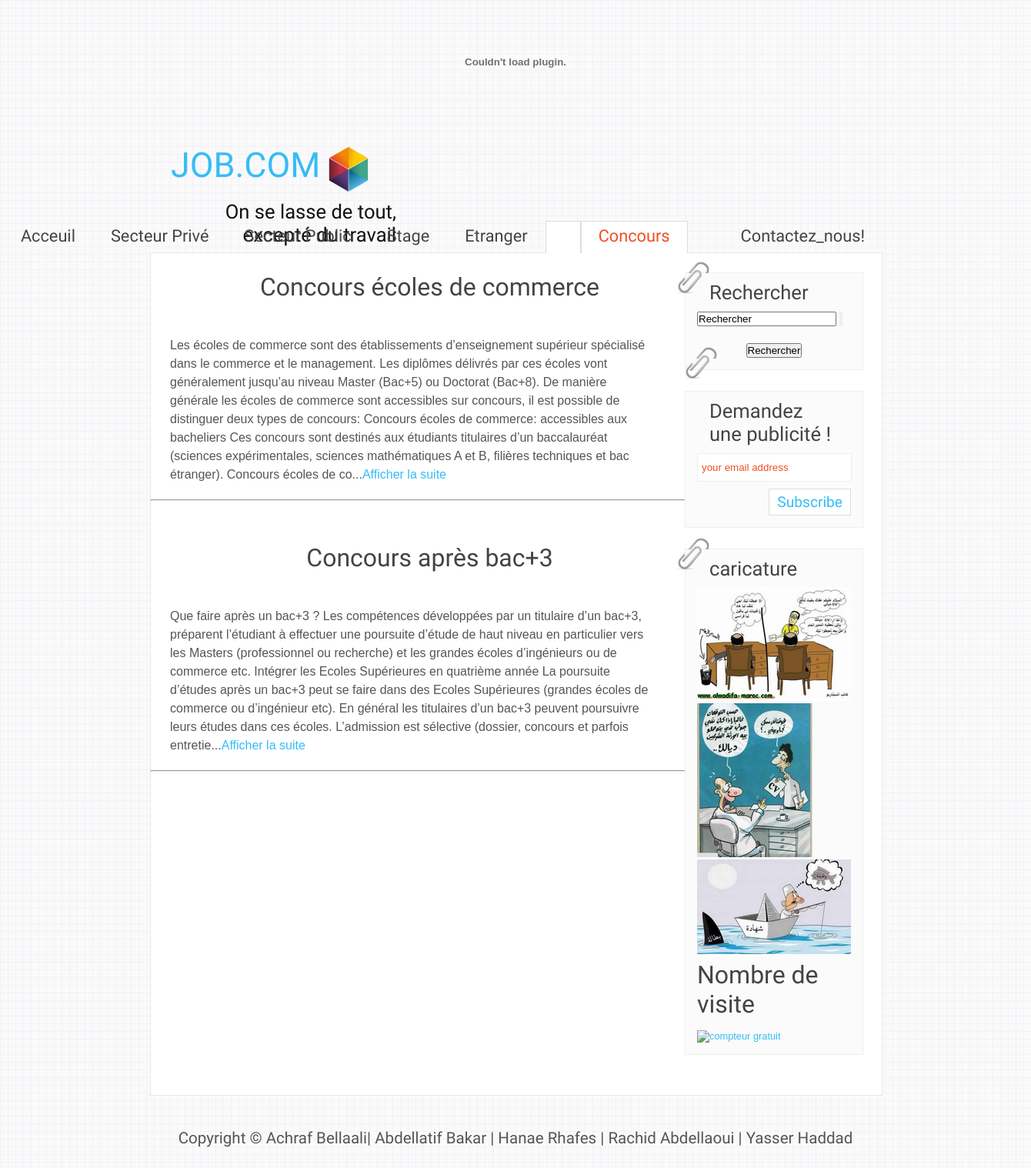
The app's page /concours/concours.php with its own data.
### tables this page shows
CREATE TABLE IF NOT EXISTS `article` (
  `id_article` int(11) NOT NULL AUTO_INCREMENT COMMENT 'critere de classement dans notre BD+cle primaire de notre BD',
  `date_ajout` datetime NOT NULL COMMENT 'date d''ajout a la BD',
  `categorie` varchar(30) NOT NULL COMMENT 'secteur_publique||secteur_prive||etranger||stage||concour_ecole',
  `titre` text NOT NULL COMMENT 'peut etre en n''importe quelle langue',
  `logo` blob COMMENT 'BLOB et LONGBLOB deux types images, mais ils alourdissent la BD !',
  `contenu` text NOT NULL,
  `demo` varchar(600) NOT NULL,
  PRIMARY KEY (`id_article`)
);

### concours/concours.php (the view, shortened to what this page needs)
<!DOCTYPE HTML>
<html>
<head>
  <link rel="stylesheet" type="text/css" href="../style/style.css" />
</head>
<center>
	<a href="iPhone6Info.html" target="_blank">
		<embed src="../fichier_flash/iPhone6.swf" title="Découvrir le nouveau iPhone 6" width="1330" height="160"> </embed>
	</a>
</center>
  <div id="main">
    <div id="header">
      <div id="logo">
       <img src="../image/PICTO_PHRASEANET.png"> <h1><a href="../index.php">JOB.COM</a></h1>
        <div class="slogan">On se lasse de tout, excepté du travail </div>
      </div>
      <div id="menubar">
        <ul id="menu">
          <li><a href="../index.php">Acceuil</a></li>
          <li><a href="../secteur_prive/secteur_prive.php">Secteur Privé</a></li>
          <li><a href="../secteur_public/secteur_public.php">Secteur Public</a></li>
          <li><a href="../stage/stage.php">Stage</a></li>
          <li><a href="../etranger/etranger.php">Etranger</li>
          <li class="current"><a href="../concours/concours.php">Concours</li>
          <li><a href="../contact_us/contact_us.php">Contactez_nous!</a></li>
        </ul>
      </div>
    </div>
<body>
    <div id="site_content">
      <div id="sidebar_container">
        <img class="paperclip" src="../style/paperclip.png" alt="paperclip" />
        <div class="sidebar">
        <h3>Rechercher</h3>
       <div class="bloc-rechercher">
    	<form name="form_search" action="https://www.google.com">
            <p><input type="text" onfocus="this.value = '';" value="Rechercher" name="query">
                <input type="submit" value="" class="send" name=""> </p>
                <center>
                  <button>
                    Rechercher
                  </button>
                </center>
        </form>
    </div>
        <img class="paperclip" src="../style/paperclip.png" alt="paperclip" /></div>
        <div class="sidebar">
          <h3>Demandez une publicité !</h3>
          <form method="post" action="mailto:hanae.ghafes@gmail.com" id="subscribe">
            <p style="padding: 0 0 9px 0;"><input class="search" type="text" name="email_address" value="your email address" onclick="javascript: document.forms['subscribe'].email_address.value=''" /></p>
            <p><input class="subscribe" name="subscribe" type="submit" value="Subscribe" /></p>
          </form>
        </div>
        <img class="paperclip" src="../style/paperclip.png" alt="paperclip" />
        <div class="sidebar">
          <h3>caricature</h3>
         <a href="../caricature/caricature.php"><img src="../image/tn_Capture.png"  alt="paperclip">
          <a href="../caricature/caricature1.php"><img src="../image/tn_ss.png"  alt="paperclip">
     <a href="../caricature/caricature2.php"><img src="../image/tn_chahada.png"  alt="paperclip">
   <div class="bloc-right new">
	<h1>Nombre de visite</h1>
<a href="http://www.compteurdevisite.com" title="compteur gratuit"><img src="http://counter1.bestfreecounterstat.com/private/compteurdevisite.php?c=f0f65c609b6b5e2eeac068afa428b0b7" border="0" title="compteur gratuit" alt="compteur gratuit"></a>
</div>
        </div>
      </div>
      <div id="content">
		<?php
      $bd=new PDO('mysql:host=localhost; dbname=site_recrutement', 'root','');
      try {
        $bd = new PDO('mysql:host=localhost; dbname=site_recrutement', 'root', '');
      } catch (Exception $e) {
        die('Erreur : '. $e->getMessage());
      }
      $result= $bd->query('select * from article where categorie="concours_ecole";');
      while($donnees=$result->fetch()){
        echo "<h1>".utf8_encode($donnees['titre'])."</h1>"."<br/>";
        echo "<p>".utf8_encode($donnees['demo']) ;
        $i=$donnees['id_article'];
        echo '...<a href="../article/article.php?n='.$i.'">Afficher la suite</a></p><br/>';
        echo "<hr>";
        echo "<br/><br/>";
      }
  ?>
      </div>
    </div>
  </div>
  <footer>
    <center>
      <p>Copyright &copy; Achraf Bellaali|
        Abdellatif Bakar |
        Hanae Rhafes |
        Rachid Abdellaoui |
        Yasser Haddad
      </p>
    </center>
  </footer>
</body>
</html>

### style/style.css (style rules this page uses)
html { height: 100%; }
* { margin: 0; padding: 0; }
body { font: normal .80em 'trebuchet ms', arial, sans-serif; background: #F7F7F7 url(pattern.png) fixed; color: #555; }
p { padding: 0 0 20px 0; line-height: 1.5em; font-size: 107%; }
img { border: 0; }
h1, h2, h3, h4, h5, h6 { font: normal 250% 'Yanone Kaffeesatz', arial, sans-serif; color: #444; margin: 0 0 15px 0; padding: 5px 0 5px 0; }
h3 { font-size: 200%; margin: 0 0 9px 0; color: #444; }
a, a:hover { outline: none; text-decoration: none; color: #35BDF5; }
ul { margin: 2px 0 22px 17px; }
ul li { list-style-type: circle; margin: 0 0 0 0; padding: 0 0 4px 5px; }
#main, #header, #logo, #menubar, #site_content, #footer { margin-left: auto; margin-right: auto; }
#main { width: 950px; margin: 20px auto; }
#header { width: 952px; height: 145px; }
#logo { width: 950px; float: left; height: 100px; background: transparent; padding: 0 0 0px 10px; }
#logo h1 { font: normal 350% 'Yanone Kaffeesatz', arial, sans-serif; padding: 5px 0 0 17px; color: #555; float: left; }
#logo h1 a { color: #35BDF5; text-decoration: none; }
.slogan { float: right; padding-right: 25em; text-align: right; font: 200% 'tangerine', arial; color: #111; }
#menubar { height: 46px; width: 10000px; margin: 0px auto -1px auto; float: right; padding: 0px 0 0 0; }
ul#menu { float: right; }
ul#menu li { float: left; padding: 0 0 0px 0px; list-style: none; margin: 2px 0 0 0; background: transparent; }
ul#menu li a { font: normal 170% 'Yanone Kaffeesatz', sans-serif; text-decoration: none; color: #444; display: block; float: left; height: 20px; padding: 7px 23px 15px 23px; text-align: center; }
ul#menu li.current a { height: 20px; padding: 6px 22px 15px 22px; }
ul#menu li.current a { background: #fff; border: 1px solid #ddd; border-bottom: 0; color: #F14E23; }
#site_content { width: 950px; overflow: hidden; margin: 0 auto 0 auto; padding: 0; background: #fff; border: 1px solid #E7E7E7; }
#sidebar_container { float: right; width: 250px; margin: 25px 0; }
.sidebar { float: right; width: 200px; margin: 0 24px 27px 0; background: #FBFBFB; border: 1px solid #eee; padding: 0 15px 15px 15px; }
.sidebar h3, .content h1 { padding: 10px 15px; margin: 0 1px; }
.sidebar h1 { padding: 5px 0 0 0; }
.paperclip { float: left; position: relative; z-index: 0; vertical-align: middle; margin: -27px 0 -60px -30px; }
#content p { font-family: arial; font-size: medium; text-align: left; width: 630px; padding: 25px 0 5px 25px; margin: 0; }
#content h1 { text-align: center; width: 700px; padding: 25px 0 5px 25px; margin: 0; }
footer { clear: both; width: 100%; font: normal 150% 'yanone kaffeesatz', arial, sans-serif; height: 85px; padding: 20px 0 5px 0; text-align: center; color: #555; background: transparent; margin-bottom: 20px; }
footer p { padding: 0 0 10px 0; }
.search { color: #666; border: 1px solid #eee; margin: 0; padding: 10px 5px; width: 189px; color: #F14E23; }
.subscribe { color: #35BDF5; border: 1px solid #ddd; padding: 5px 10px; background: #fff; float: right; cursor: pointer; margin: 0; font: normal 140% 'Yanone Kaffeesatz', sans-serif; }

### records on screen
article: titre "Concours écoles de commerce", demo "Les écoles de commerce sont des établissements d’enseignement supérieur spécialisé dans le commerce et le management. Les diplômes délivrés par ces écoles vont généralement jusqu’au niveau Master (Bac+5) ou Doctorat (Bac+8). De manière générale les écoles de commerce sont accessibles sur concours, il est possible de distinguer deux types de concours: Concours écoles de commerce: accessibles aux bacheliers Ces concours sont destinés aux étudiants titulaires d’un baccalauréat (sciences expérimentales, sciences mathématiques A et B, filières techniques et bac étranger). Concours écoles de co"
article: titre "Concours après bac+3", demo "Que faire après un bac+3 ? Les compétences développées par un titulaire d’un bac+3, préparent l’étudiant à effectuer une poursuite d’étude de haut niveau en particulier vers les Masters (professionnel ou recherche) et les grandes écoles d’ingénieurs ou de commerce etc. Intégrer les Ecoles Supérieures en quatrième année La poursuite d’études après un bac+3 peut se faire dans des Ecoles Supérieures (grandes écoles de commerce ou d’ingénieur etc). En général les titulaires d’un bac+3 peuvent poursuivre leurs études dans ces écoles. L’admission est sélective (dossier, concours et parfois entretie"
